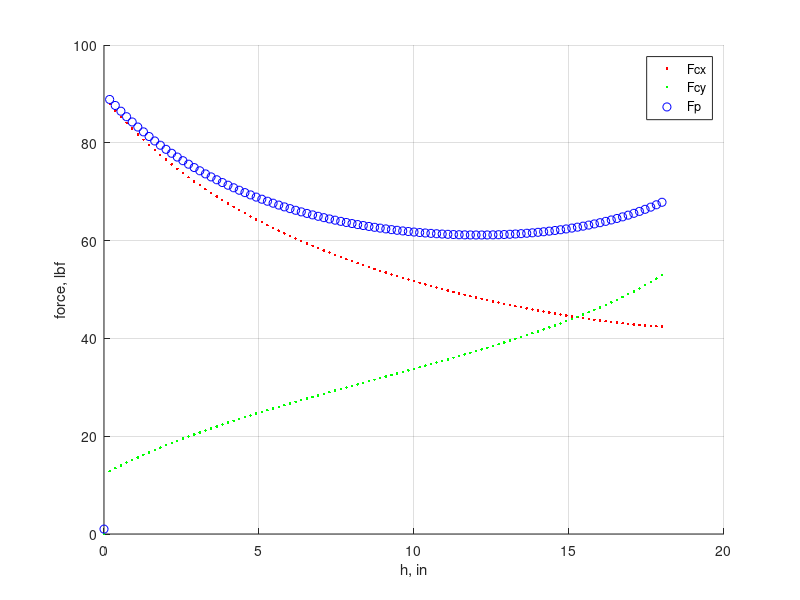
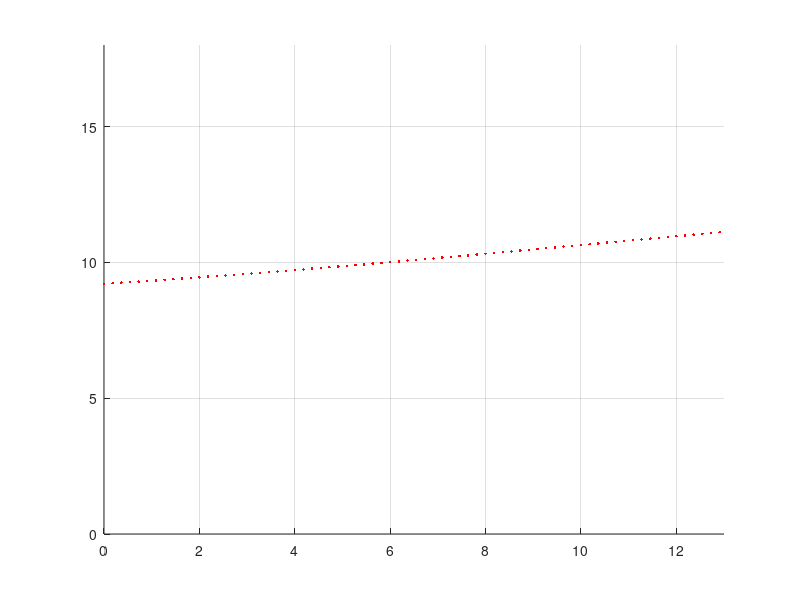

These figures' MATLAB source, in order:
clc;clear;close all

l = 13; % distance of half the scissor in inch
a = 1.25; % piston top attachment vertial distance from scissor center
b = 1.5; % pistor top attachment horizontal distance from scissor center
c = 2.375; % piston bottom attachment from bottom joint

F = 5;

h = 10; % height of scissor lift

figure(1)
hold on
figure(2)
hold on
for h = linspace(0,18,100);

epsilon = atand(a/b)

alpha = asind(h/2/l) % scissor angle relative to horizontal
beta = atand(a/(b+l)) % angle of piston mounting structure triangle

d1 = sqrt(a^2+(b+l)^2) % hypotenuse of mounting structure triangle
lb = 2*l*cosd(alpha) % base width of current scissor lift
d2 = sqrt(c^2+lb^2-2*c*lb.*cosd(alpha)) % distance from bottom piston mount to opposite bottom joint

delta = asind(sind(alpha)*c/d2) 
lp = sqrt(d1^2+d2.^2-2*d1*d2.*cosd(alpha+beta-delta)) % length of piston


gamma = asind(sind(alpha+beta-delta)*d1/lp)-delta % angle of piston relative to horizontal

% plot(h,lp)
% xlabel('h, in')
% ylabel('lp, in')


A = [0 -1 0 1 cosd(gamma) 0; 
    0 0 1 0 sind(gamma) 0;
    0 l*sind(alpha) 0 0 cosd(gamma-90+alpha)*b-sind(gamma-90+alpha)*a 2*F*l*cosd(alpha);
    1 0 0 1 cosd(gamma) 0;
    l*sind(alpha) 0 0 0 sind(gamma)*(l-c)*cosd(alpha)-cosd(gamma)*(l-c)*sind(alpha) 2*F*l*cosd(alpha)];

redA = rref(A);

Fcy = abs(redA(3,6));
Fcx = abs(redA(4,6));
Fp = redA(5,6);

figure(1)
plot(h, Fcx, 'r.')
plot(h, Fcy, 'g.')
plot(h, Fp, 'bo')


figure(2)
plot(h, lp, 'r.')
end

figure(1)
grid on
legend('Fcx', 'Fcy', 'Fp')
xlabel('h, in')
ylabel('force, lbf')

figure(2)
grid on
axis([0,l,0,h])
